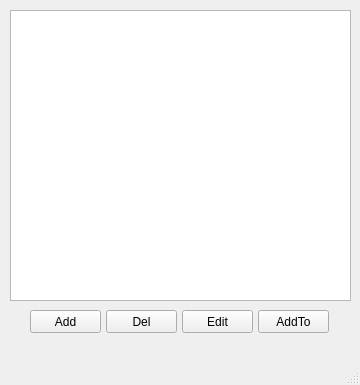
<?xml version="1.0" encoding="UTF-8"?>
<ui version="4.0">
 <class>MainWindow</class>
 <widget class="QMainWindow" name="MainWindow">
  <property name="geometry">
   <rect>
    <x>0</x>
    <y>0</y>
    <width>360</width>
    <height>385</height>
   </rect>
  </property>
  <property name="windowTitle">
   <string>MainWindow</string>
  </property>
  <widget class="QWidget" name="centralwidget">
   <widget class="QTableView" name="tableView">
    <property name="geometry">
     <rect>
      <x>10</x>
      <y>10</y>
      <width>341</width>
      <height>291</height>
     </rect>
    </property>
   </widget>
   <widget class="QPushButton" name="pushButton_2">
    <property name="geometry">
     <rect>
      <x>182</x>
      <y>310</y>
      <width>71</width>
      <height>23</height>
     </rect>
    </property>
    <property name="text">
     <string>Edit</string>
    </property>
   </widget>
   <widget class="QPushButton" name="pushButton_3">
    <property name="geometry">
     <rect>
      <x>106</x>
      <y>310</y>
      <width>71</width>
      <height>23</height>
     </rect>
    </property>
    <property name="text">
     <string>Del</string>
    </property>
   </widget>
   <widget class="QPushButton" name="pushButton_4">
    <property name="geometry">
     <rect>
      <x>258</x>
      <y>310</y>
      <width>71</width>
      <height>23</height>
     </rect>
    </property>
    <property name="text">
     <string>AddTo</string>
    </property>
   </widget>
   <widget class="QPushButton" name="pushButton">
    <property name="geometry">
     <rect>
      <x>30</x>
      <y>310</y>
      <width>71</width>
      <height>23</height>
     </rect>
    </property>
    <property name="text">
     <string>Add</string>
    </property>
   </widget>
  </widget>
  <widget class="QMenuBar" name="menubar">
   <property name="geometry">
    <rect>
     <x>0</x>
     <y>0</y>
     <width>360</width>
     <height>21</height>
    </rect>
   </property>
  </widget>
  <widget class="QStatusBar" name="statusbar"/>
 </widget>
 <resources/>
 <connections/>
</ui>
